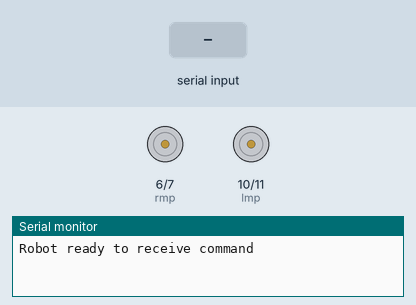
Recording of a sketch running on a simulated Arduino Uno, built with avr-gcc and run on an emulated ATmega328P. On the bench: motor-driver pin pairs drawn as motors (green arrow = first pin HIGH = forward, orange = second pin HIGH = backward, longer = more drive), the last lines printed to the serial monitor. The inputs (shaded band) are chosen by the test bench.

Above: at 1.2 s.
1.3 s: "F" received over Serial
At 1.9 s:
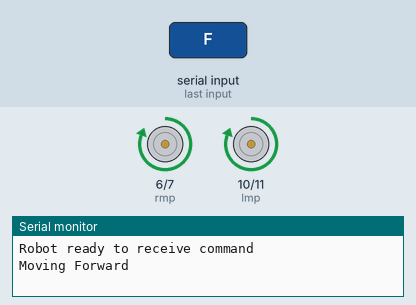
2.8 s: "L" received over Serial
At 3.1 s:
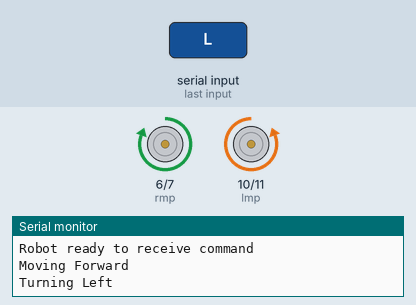
4.3 s: "R" received over Serial
At 5.4 s:
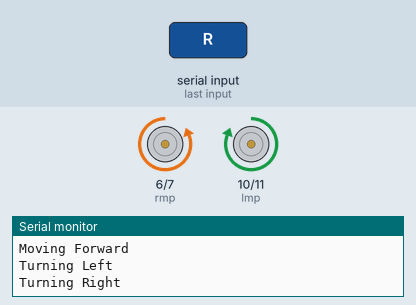
5.8 s: "B" received over Serial
At 6.6 s:
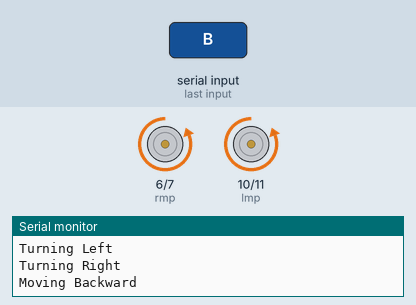
Timing chart, 0 to 8.3 s (numbered marks = the images above; inputs shaded):
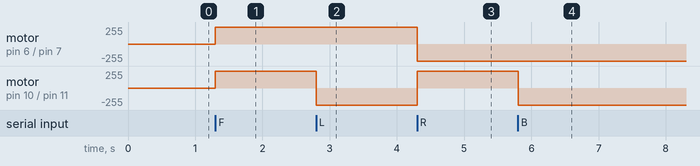

Measured:
- after the input at 1.3 s, motor on pin 6 (rmp) / pin 7 (rmn), motor on pin 10 (lmp) / pin 11 (lmn): stopped → forward 255/255 at once
- after the input at 2.8 s, motor on pin 10 (lmp) / pin 11 (lmn): forward 255/255 → backward 255/255 at once
- after the input at 4.3 s, motor on pin 6 (rmp) / pin 7 (rmn): forward 255/255 → backward 255/255 at once; motor on pin 10 (lmp) / pin 11 (lmn): backward 255/255 → forward 255/255 at once
- after the input at 5.8 s, motor on pin 10 (lmp) / pin 11 (lmn): forward 255/255 → backward 255/255 at once

The sketch:

Srishti8.ino
```cpp
/*Robot controlled by Serial data input*/

 int rmp=6;
 int rmn=7;
 int lmp=10;
 int lmn=11;

void setup() {
  // put your setup code here, to run once:
 Serial.begin(9600);
 pinMode(6,OUTPUT);
 pinMode(7,OUTPUT);
 pinMode(10,OUTPUT);
 pinMode(11,OUTPUT);
 Serial.println("Robot ready to receive command");

}

void loop() {
  // put your main code here, to run repeatedly:
 if(Serial.available())
{ char x=Serial.read();
 if(x=='F')
 {Serial.println("Moving Forward");
  digitalWrite(rmp,HIGH);
  digitalWrite(rmn,LOW);
  digitalWrite(lmp,HIGH);
  digitalWrite(lmn,LOW);
 }
 if(x=='L')
 {Serial.println("Turning Left");
  digitalWrite(rmp,HIGH);
  digitalWrite(rmn,LOW);
  digitalWrite(lmp,LOW);
  digitalWrite(lmn,HIGH);
 }
 if(x=='R')
 {Serial.println("Turning Right");
  digitalWrite(rmp,LOW);
  digitalWrite(rmn,HIGH);
  digitalWrite(lmp,HIGH);
  digitalWrite(lmn,LOW);
 }
 if(x=='B')
 {Serial.println("Moving Backward");
  digitalWrite(rmp,LOW);
  digitalWrite(rmn,HIGH);
  digitalWrite(lmp,LOW);
  digitalWrite(lmn,HIGH);
 }
 if(x=='S')
 {Serial.println("Stopped Moving");
  digitalWrite(rmp,LOW);
  digitalWrite(rmn,LOW);
  digitalWrite(lmp,LOW);
  digitalWrite(lmn,LOW);
 }

}

}
```
